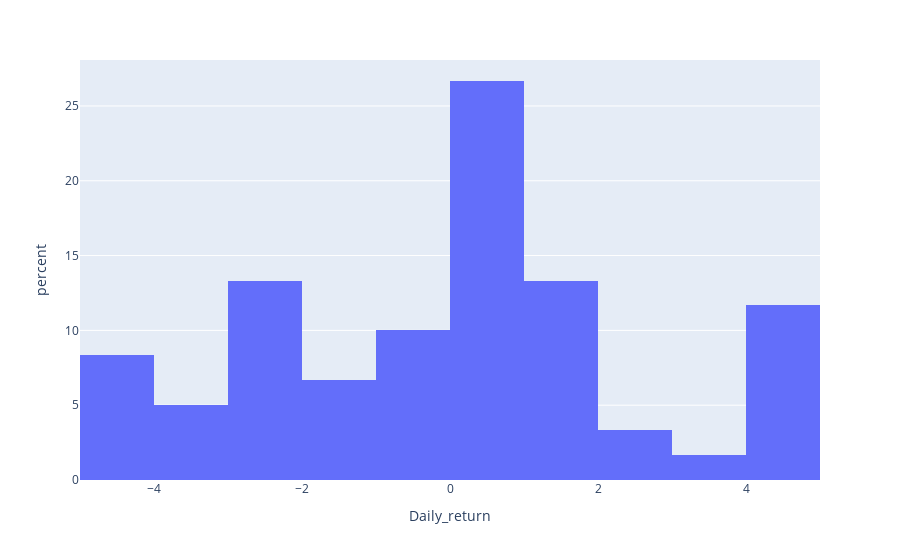

Write notebook code for a chart like this one.
### Code cell
dfig = go.Figure()
px.histogram(df.head(60), x="Daily_return",histnorm='percent')

### Figure 1 — Plotly figure (JSON) as saved in the notebook; plotly's stock layout.template omitted (floating-point values rounded to 4 significant figures)
{"data": [{"alignmentgroup": "True", "bingroup": "x", "histnorm": "percent", "hovertemplate": "Daily_return=%{x}<br>percent=%{y}<extra></extra>", "legendgroup": "", "marker": {"color": "#636efa", "pattern": {"shape": ""}}, "name": "", "offsetgroup": "", "orientation": "v", "showlegend": false, "type": "histogram", "x": [4.487, -1.227, -3.727, -2.581, -3.311, 4.794, -1.96, -2.0, -4.762, -2.143, 0, -1.46, -4.444, -4.651, -4.878, 4.274, 4.918, -3.906, 1.626, -4.0, 1.667, 1.639, 4.839, -2.307, 2.362, 0.7691, -0.7632, -0.7691, -2.326, 1.588, 0, -0.7811, 1.574, 0.775, 0, 0.7691, 3.054, 4.444, 0.7091, -2.112, 0.7193, 0, -2.857, 2.941, -1.429, 1.45, -0.7141, 0, 0, 0, 0, 0, 0, -0.7202, 4.349, -2.084, 0.7091, 1.409, 1.389, -0.6848], "xaxis": "x", "yaxis": "y"}], "layout": {"barmode": "relative", "legend": {"tracegroupgap": 0}, "margin": {"t": 60}, "xaxis": {"anchor": "y", "domain": [0, 1], "title": {"text": "Daily_return"}}, "yaxis": {"anchor": "x", "domain": [0, 1], "title": {"text": "percent"}}}}
